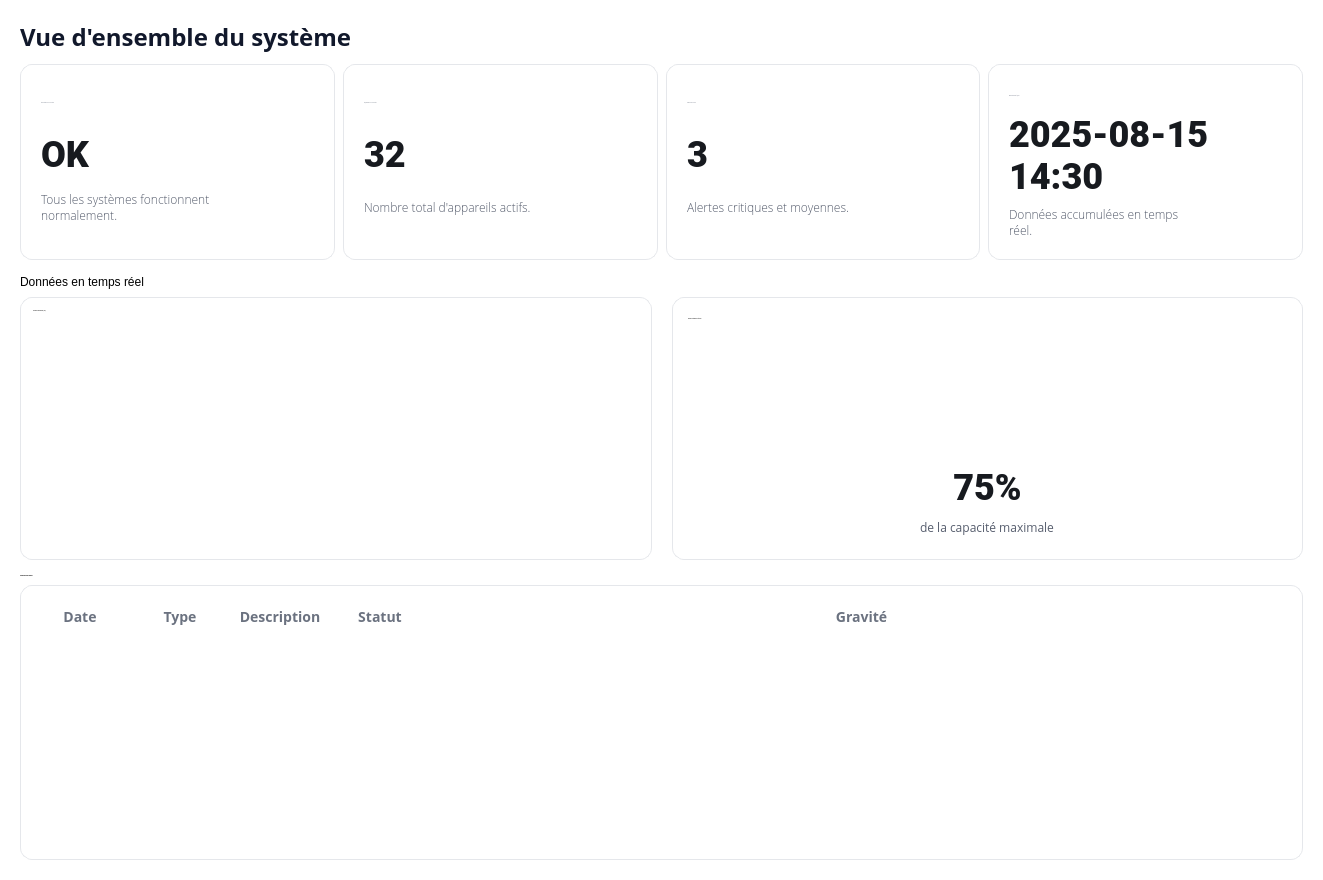
<?xml version="1.0" encoding="UTF-8"?>
<ui version="4.0">
 <class>MainWindow</class>
 <widget class="QMainWindow" name="MainWindow">
  <property name="geometry">
   <rect>
    <x>0</x>
    <y>0</y>
    <width>1323</width>
    <height>880</height>
   </rect>
  </property>
  <property name="windowTitle">
   <string>ONDA - Supervision VHF</string>
  </property>
  <property name="styleSheet">
   <string notr="true">#scrollArea {
background-color: #FFFFFF;
}

/* --- Contenu Principal --- */
#mainContent {
	background-color: #FFFFFF;
	padding: 1px;
}

#titleLabel {
	font-family: Source Sans Pro; 
	font-size: 24px;
	font-weight: 700;
	color: #171A1F;
}

/* --- Cartes --- */
.QFrame {
	background-color: #FFFFFF;
	border-radius: 12px;
	border: 1px solid #E5E7EB;
}

.cardTitleLabel {
	font-family: Roboto; 
	font-size: 20px; 
	font-weight: 700; 
	color: #171A1F;
	padding-bottom: 5px;
}

.dataLabel {
	font-family: Roboto; 
	font-size: 20px; 
	font-weight: 600; 
	color: #171A1F; 
}

.dataValue {
	font-family: Open Sans; 
	font-size: 12px; 
	font-weight: 600; 
	color: #565D6D; 
}

/* --- Graphes --- */
#chartPlaceholder {
	background-color: #F9FAFB;
	border-radius: 8px;
	border: 1px dashed #D1D5DB;
}
</string>
  </property>
  <widget class="QWidget" name="centralwidget">
   <layout class="QHBoxLayout" name="horizontalLayout" stretch="0">
    <property name="spacing">
     <number>0</number>
    </property>
    <property name="leftMargin">
     <number>0</number>
    </property>
    <property name="topMargin">
     <number>0</number>
    </property>
    <property name="rightMargin">
     <number>0</number>
    </property>
    <property name="bottomMargin">
     <number>0</number>
    </property>
    <item>
     <widget class="QWidget" name="mainContent" native="true">
      <layout class="QVBoxLayout" name="verticalLayout_3" stretch="0,0">
       <property name="spacing">
        <number>10</number>
       </property>
       <property name="leftMargin">
        <number>20</number>
       </property>
       <property name="topMargin">
        <number>20</number>
       </property>
       <property name="rightMargin">
        <number>5</number>
       </property>
       <property name="bottomMargin">
        <number>20</number>
       </property>
       <item>
        <widget class="QFrame" name="headerFrame">
         <property name="styleSheet">
          <string notr="true">border: none;</string>
         </property>
         <property name="frameShape">
          <enum>QFrame::Shape::NoFrame</enum>
         </property>
         <property name="frameShadow">
          <enum>QFrame::Shadow::Plain</enum>
         </property>
         <layout class="QHBoxLayout" name="horizontalLayout_2">
          <property name="leftMargin">
           <number>0</number>
          </property>
          <property name="topMargin">
           <number>0</number>
          </property>
          <property name="rightMargin">
           <number>0</number>
          </property>
          <property name="bottomMargin">
           <number>0</number>
          </property>
          <item>
           <widget class="QLabel" name="titleLabel">
            <property name="font">
             <font>
              <family>Source Sans Pro</family>
              <pointsize>-1</pointsize>
              <bold>true</bold>
             </font>
            </property>
            <property name="styleSheet">
             <string notr="true">color: #11182B;</string>
            </property>
            <property name="text">
             <string>Vue d'ensemble du système</string>
            </property>
           </widget>
          </item>
          <item>
           <spacer name="horizontalSpacer">
            <property name="orientation">
             <enum>Qt::Orientation::Horizontal</enum>
            </property>
            <property name="sizeHint" stdset="0">
             <size>
              <width>40</width>
              <height>20</height>
             </size>
            </property>
           </spacer>
          </item>
         </layout>
        </widget>
       </item>
       <item>
        <widget class="QScrollArea" name="scrollArea">
         <property name="styleSheet">
          <string notr="true">/* Optional: Pour un look plus propre, on enlève la bordure du ScrollArea */
QScrollArea {
	border: none;
}</string>
         </property>
         <property name="horizontalScrollBarPolicy">
          <enum>Qt::ScrollBarPolicy::ScrollBarAsNeeded</enum>
         </property>
         <property name="widgetResizable">
          <bool>true</bool>
         </property>
         <widget class="QWidget" name="scrollAreaWidgetContents_5">
          <property name="geometry">
           <rect>
            <x>0</x>
            <y>0</y>
            <width>1298</width>
            <height>801</height>
           </rect>
          </property>
          <property name="styleSheet">
           <string notr="true">background-color: #FFFFFF;</string>
          </property>
          <layout class="QVBoxLayout" name="verticalLayout_10">
           <property name="spacing">
            <number>10</number>
           </property>
           <property name="leftMargin">
            <number>0</number>
           </property>
           <property name="topMargin">
            <number>0</number>
           </property>
           <property name="rightMargin">
            <number>0</number>
           </property>
           <property name="bottomMargin">
            <number>0</number>
           </property>
           <item>
            <widget class="QWidget" name="widget" native="true">
             <layout class="QHBoxLayout" name="horizontalLayout_4">
              <property name="spacing">
               <number>8</number>
              </property>
              <property name="leftMargin">
               <number>0</number>
              </property>
              <property name="topMargin">
               <number>0</number>
              </property>
              <property name="rightMargin">
               <number>15</number>
              </property>
              <property name="bottomMargin">
               <number>0</number>
              </property>
              <item>
               <widget class="QFrame" name="statusCard">
                <property name="styleSheet">
                 <string notr="true"/>
                </property>
                <property name="frameShape">
                 <enum>QFrame::Shape::StyledPanel</enum>
                </property>
                <property name="frameShadow">
                 <enum>QFrame::Shadow::Raised</enum>
                </property>
                <layout class="QVBoxLayout" name="verticalLayout_4">
                 <property name="spacing">
                  <number>8</number>
                 </property>
                 <property name="leftMargin">
                  <number>20</number>
                 </property>
                 <property name="topMargin">
                  <number>15</number>
                 </property>
                 <property name="rightMargin">
                  <number>20</number>
                 </property>
                 <property name="bottomMargin">
                  <number>30</number>
                 </property>
                 <item>
                  <widget class="QFrame" name="frame_3">
                   <property name="styleSheet">
                    <string notr="true">border: none;</string>
                   </property>
                   <property name="frameShape">
                    <enum>QFrame::Shape::NoFrame</enum>
                   </property>
                   <property name="frameShadow">
                    <enum>QFrame::Shadow::Plain</enum>
                   </property>
                   <layout class="QHBoxLayout" name="horizontalLayout_6">
                    <property name="spacing">
                     <number>0</number>
                    </property>
                    <property name="leftMargin">
                     <number>0</number>
                    </property>
                    <property name="topMargin">
                     <number>0</number>
                    </property>
                    <property name="rightMargin">
                     <number>0</number>
                    </property>
                    <property name="bottomMargin">
                     <number>0</number>
                    </property>
                    <item>
                     <widget class="QLabel" name="label_2">
                      <property name="font">
                       <font>
                        <family>Open Sans</family>
                        <pointsize>-1</pointsize>
                        <fontweight>DemiBold</fontweight>
                       </font>
                      </property>
                      <property name="styleSheet">
                       <string notr="true">color: #6B7280;</string>
                      </property>
                      <property name="text">
                       <string>ÉTAT GÉNÉRAL DU SYSTÈME</string>
                      </property>
                      <property name="class" stdset="0">
                       <string>dataValue</string>
                      </property>
                     </widget>
                    </item>
                    <item>
                     <spacer name="horizontalSpacer_5">
                      <property name="orientation">
                       <enum>Qt::Orientation::Horizontal</enum>
                      </property>
                      <property name="sizeType">
                       <enum>QSizePolicy::Policy::Preferred</enum>
                      </property>
                      <property name="sizeHint" stdset="0">
                       <size>
                        <width>40</width>
                        <height>20</height>
                       </size>
                      </property>
                     </spacer>
                    </item>
                    <item>
                     <widget class="QLabel" name="label_19">
                      <property name="styleSheet">
                       <string notr="true">padding-top: 5px;</string>
                      </property>
                      <property name="text">
                       <string/>
                      </property>
                      <property name="pixmap">
                       <pixmap resource="../assets/icons.qrc">:/icons/icons/shield-check.svg</pixmap>
                      </property>
                     </widget>
                    </item>
                   </layout>
                  </widget>
                 </item>
                 <item>
                  <widget class="QLabel" name="label_3">
                   <property name="font">
                    <font>
                     <family>Roboto</family>
                     <pointsize>-1</pointsize>
                     <bold>true</bold>
                    </font>
                   </property>
                   <property name="styleSheet">
                    <string notr="true">font-family: Roboto; 
font-size: 36px; 
font-weight: 700; 
color: #171A1F;</string>
                   </property>
                   <property name="text">
                    <string>OK</string>
                   </property>
                  </widget>
                 </item>
                 <item>
                  <widget class="QLabel" name="label_4">
                   <property name="font">
                    <font>
                     <family>Open Sans</family>
                     <pointsize>-1</pointsize>
                     <fontweight>ExtraLight</fontweight>
                    </font>
                   </property>
                   <property name="styleSheet">
                    <string notr="true">width: 216px; 
font-family: Open Sans; 
font-size: 12px; 
line-height: 20px; 
font-weight: 200; 
color: #565D6D;</string>
                   </property>
                   <property name="text">
                    <string>Tous les systèmes fonctionnent
normalement.</string>
                   </property>
                  </widget>
                 </item>
                </layout>
               </widget>
              </item>
              <item>
               <widget class="QFrame" name="equipmentsCard">
                <property name="styleSheet">
                 <string notr="true"/>
                </property>
                <property name="frameShape">
                 <enum>QFrame::Shape::StyledPanel</enum>
                </property>
                <property name="frameShadow">
                 <enum>QFrame::Shadow::Raised</enum>
                </property>
                <layout class="QVBoxLayout" name="verticalLayout_5">
                 <property name="spacing">
                  <number>8</number>
                 </property>
                 <property name="leftMargin">
                  <number>20</number>
                 </property>
                 <property name="topMargin">
                  <number>15</number>
                 </property>
                 <property name="rightMargin">
                  <number>20</number>
                 </property>
                 <property name="bottomMargin">
                  <number>30</number>
                 </property>
                 <item>
                  <widget class="QFrame" name="frame_4">
                   <property name="styleSheet">
                    <string notr="true">border: none;</string>
                   </property>
                   <property name="frameShape">
                    <enum>QFrame::Shape::NoFrame</enum>
                   </property>
                   <property name="frameShadow">
                    <enum>QFrame::Shadow::Plain</enum>
                   </property>
                   <layout class="QHBoxLayout" name="horizontalLayout_7">
                    <property name="spacing">
                     <number>0</number>
                    </property>
                    <property name="leftMargin">
                     <number>0</number>
                    </property>
                    <property name="topMargin">
                     <number>0</number>
                    </property>
                    <property name="rightMargin">
                     <number>0</number>
                    </property>
                    <property name="bottomMargin">
                     <number>0</number>
                    </property>
                    <item>
                     <widget class="QLabel" name="label_5">
                      <property name="font">
                       <font>
                        <family>Open Sans</family>
                        <pointsize>-1</pointsize>
                        <fontweight>DemiBold</fontweight>
                       </font>
                      </property>
                      <property name="styleSheet">
                       <string notr="true">color: #6B7280;</string>
                      </property>
                      <property name="text">
                       <string>ÉQUIPEMENTS CONNECTÉS</string>
                      </property>
                      <property name="class" stdset="0">
                       <string>dataValue</string>
                      </property>
                     </widget>
                    </item>
                    <item>
                     <spacer name="horizontalSpacer_4">
                      <property name="orientation">
                       <enum>Qt::Orientation::Horizontal</enum>
                      </property>
                      <property name="sizeType">
                       <enum>QSizePolicy::Policy::Preferred</enum>
                      </property>
                      <property name="sizeHint" stdset="0">
                       <size>
                        <width>40</width>
                        <height>20</height>
                       </size>
                      </property>
                     </spacer>
                    </item>
                    <item>
                     <widget class="QLabel" name="label_20">
                      <property name="styleSheet">
                       <string notr="true">padding-top: 5px;</string>
                      </property>
                      <property name="text">
                       <string/>
                      </property>
                      <property name="pixmap">
                       <pixmap resource="../assets/icons.qrc">:/icons/icons/list-check.svg</pixmap>
                      </property>
                     </widget>
                    </item>
                   </layout>
                  </widget>
                 </item>
                 <item>
                  <widget class="QLabel" name="label_6">
                   <property name="font">
                    <font>
                     <family>Roboto</family>
                     <pointsize>-1</pointsize>
                     <bold>true</bold>
                    </font>
                   </property>
                   <property name="styleSheet">
                    <string notr="true">font-family: Roboto; 
font-size: 36px; 
font-weight: 700; 
color: #171A1F;</string>
                   </property>
                   <property name="text">
                    <string>32</string>
                   </property>
                  </widget>
                 </item>
                 <item>
                  <widget class="QLabel" name="label_7">
                   <property name="font">
                    <font>
                     <family>Open Sans</family>
                     <pointsize>-1</pointsize>
                     <fontweight>ExtraLight</fontweight>
                    </font>
                   </property>
                   <property name="styleSheet">
                    <string notr="true">width: 216px; 
font-family: Open Sans; 
font-size: 12px; 
line-height: 20px; 
font-weight: 200; 
color: #565D6D;</string>
                   </property>
                   <property name="text">
                    <string>Nombre total d'appareils actifs.</string>
                   </property>
                  </widget>
                 </item>
                </layout>
               </widget>
              </item>
              <item>
               <widget class="QFrame" name="alertsCard">
                <property name="styleSheet">
                 <string notr="true"/>
                </property>
                <property name="frameShape">
                 <enum>QFrame::Shape::StyledPanel</enum>
                </property>
                <property name="frameShadow">
                 <enum>QFrame::Shadow::Raised</enum>
                </property>
                <layout class="QVBoxLayout" name="verticalLayout_6">
                 <property name="spacing">
                  <number>8</number>
                 </property>
                 <property name="leftMargin">
                  <number>20</number>
                 </property>
                 <property name="topMargin">
                  <number>15</number>
                 </property>
                 <property name="rightMargin">
                  <number>20</number>
                 </property>
                 <property name="bottomMargin">
                  <number>30</number>
                 </property>
                 <item>
                  <widget class="QFrame" name="frame_5">
                   <property name="styleSheet">
                    <string notr="true">border: none;</string>
                   </property>
                   <property name="frameShape">
                    <enum>QFrame::Shape::NoFrame</enum>
                   </property>
                   <property name="frameShadow">
                    <enum>QFrame::Shadow::Plain</enum>
                   </property>
                   <layout class="QHBoxLayout" name="horizontalLayout_8">
                    <property name="spacing">
                     <number>0</number>
                    </property>
                    <property name="leftMargin">
                     <number>0</number>
                    </property>
                    <property name="topMargin">
                     <number>0</number>
                    </property>
                    <property name="rightMargin">
                     <number>0</number>
                    </property>
                    <property name="bottomMargin">
                     <number>0</number>
                    </property>
                    <item>
                     <widget class="QLabel" name="label_8">
                      <property name="font">
                       <font>
                        <family>Open Sans</family>
                        <pointsize>-1</pointsize>
                        <fontweight>DemiBold</fontweight>
                       </font>
                      </property>
                      <property name="styleSheet">
                       <string notr="true">color: #6B7280;</string>
                      </property>
                      <property name="text">
                       <string>ALERTES EN COURS</string>
                      </property>
                      <property name="class" stdset="0">
                       <string>dataValue</string>
                      </property>
                     </widget>
                    </item>
                    <item>
                     <spacer name="horizontalSpacer_3">
                      <property name="orientation">
                       <enum>Qt::Orientation::Horizontal</enum>
                      </property>
                      <property name="sizeType">
                       <enum>QSizePolicy::Policy::Preferred</enum>
                      </property>
                      <property name="sizeHint" stdset="0">
                       <size>
                        <width>40</width>
                        <height>20</height>
                       </size>
                      </property>
                     </spacer>
                    </item>
                    <item>
                     <widget class="QLabel" name="label_21">
                      <property name="styleSheet">
                       <string notr="true">padding-top: 5px;</string>
                      </property>
                      <property name="text">
                       <string/>
                      </property>
                      <property name="pixmap">
                       <pixmap resource="../assets/icons.qrc">:/icons/icons/alert-triangle_1.svg</pixmap>
                      </property>
                     </widget>
                    </item>
                   </layout>
                  </widget>
                 </item>
                 <item>
                  <widget class="QLabel" name="label_9">
                   <property name="font">
                    <font>
                     <family>Roboto</family>
                     <pointsize>-1</pointsize>
                     <bold>true</bold>
                    </font>
                   </property>
                   <property name="styleSheet">
                    <string notr="true">font-family: Roboto; 
font-size: 36px; 
font-weight: 700; 
color: #171A1F;</string>
                   </property>
                   <property name="text">
                    <string>3</string>
                   </property>
                  </widget>
                 </item>
                 <item>
                  <widget class="QLabel" name="label_10">
                   <property name="font">
                    <font>
                     <family>Open Sans</family>
                     <pointsize>-1</pointsize>
                     <fontweight>ExtraLight</fontweight>
                    </font>
                   </property>
                   <property name="styleSheet">
                    <string notr="true">width: 216px; 
font-family: Open Sans; 
font-size: 12px; 
font-weight: 200; 
color: #565D6D;</string>
                   </property>
                   <property name="text">
                    <string>Alertes critiques et moyennes.</string>
                   </property>
                  </widget>
                 </item>
                </layout>
               </widget>
              </item>
              <item>
               <widget class="QFrame" name="lastUpdateCard">
                <property name="styleSheet">
                 <string notr="true"/>
                </property>
                <property name="frameShape">
                 <enum>QFrame::Shape::StyledPanel</enum>
                </property>
                <property name="frameShadow">
                 <enum>QFrame::Shadow::Raised</enum>
                </property>
                <layout class="QVBoxLayout" name="verticalLayout_7">
                 <property name="spacing">
                  <number>8</number>
                 </property>
                 <property name="leftMargin">
                  <number>20</number>
                 </property>
                 <property name="topMargin">
                  <number>20</number>
                 </property>
                 <property name="rightMargin">
                  <number>20</number>
                 </property>
                 <property name="bottomMargin">
                  <number>20</number>
                 </property>
                 <item>
                  <widget class="QFrame" name="frame_2">
                   <property name="styleSheet">
                    <string notr="true">border: none;</string>
                   </property>
                   <property name="frameShape">
                    <enum>QFrame::Shape::NoFrame</enum>
                   </property>
                   <property name="frameShadow">
                    <enum>QFrame::Shadow::Plain</enum>
                   </property>
                   <layout class="QHBoxLayout" name="horizontalLayout_5">
                    <property name="spacing">
                     <number>0</number>
                    </property>
                    <property name="leftMargin">
                     <number>0</number>
                    </property>
                    <property name="topMargin">
                     <number>0</number>
                    </property>
                    <property name="rightMargin">
                     <number>0</number>
                    </property>
                    <property name="bottomMargin">
                     <number>0</number>
                    </property>
                    <item>
                     <widget class="QLabel" name="label_11">
                      <property name="font">
                       <font>
                        <family>Open Sans</family>
                        <pointsize>-1</pointsize>
                        <fontweight>DemiBold</fontweight>
                       </font>
                      </property>
                      <property name="styleSheet">
                       <string notr="true">color: #6B7280;</string>
                      </property>
                      <property name="text">
                       <string>DERNIÈRE MISE À JOUR</string>
                      </property>
                      <property name="class" stdset="0">
                       <string>dataValue</string>
                      </property>
                     </widget>
                    </item>
                    <item>
                     <spacer name="horizontalSpacer_2">
                      <property name="orientation">
                       <enum>Qt::Orientation::Horizontal</enum>
                      </property>
                      <property name="sizeType">
                       <enum>QSizePolicy::Policy::Preferred</enum>
                      </property>
                      <property name="sizeHint" stdset="0">
                       <size>
                        <width>40</width>
                        <height>20</height>
                       </size>
                      </property>
                     </spacer>
                    </item>
                    <item>
                     <widget class="QLabel" name="label_18">
                      <property name="styleSheet">
                       <string notr="true">padding-top: 5px;</string>
                      </property>
                      <property name="text">
                       <string/>
                      </property>
                      <property name="pixmap">
                       <pixmap resource="../assets/icons.qrc">:/icons/icons/history_1.svg</pixmap>
                      </property>
                     </widget>
                    </item>
                   </layout>
                  </widget>
                 </item>
                 <item>
                  <widget class="QLabel" name="label_12">
                   <property name="font">
                    <font>
                     <family>Roboto</family>
                     <pointsize>-1</pointsize>
                     <bold>true</bold>
                    </font>
                   </property>
                   <property name="styleSheet">
                    <string notr="true">font-family: Roboto; 
font-size: 36px; 
font-weight: 700; 
color: #171A1F;</string>
                   </property>
                   <property name="text">
                    <string>2025-08-15
14:30</string>
                   </property>
                  </widget>
                 </item>
                 <item>
                  <widget class="QLabel" name="label_13">
                   <property name="font">
                    <font>
                     <family>Open Sans</family>
                     <pointsize>-1</pointsize>
                     <fontweight>ExtraLight</fontweight>
                    </font>
                   </property>
                   <property name="styleSheet">
                    <string notr="true">width: 216px; 
font-family: Open Sans; 
font-size: 12px; 
line-height: 20px; 
font-weight: 200; 
color: #565D6D;</string>
                   </property>
                   <property name="text">
                    <string>Données accumulées en temps
réel.</string>
                   </property>
                  </widget>
                 </item>
                </layout>
               </widget>
              </item>
             </layout>
            </widget>
           </item>
           <item>
            <widget class="QWidget" name="widget_2" native="true">
             <layout class="QGridLayout" name="gridLayout_2">
              <property name="leftMargin">
               <number>0</number>
              </property>
              <property name="topMargin">
               <number>5</number>
              </property>
              <property name="rightMargin">
               <number>15</number>
              </property>
              <property name="bottomMargin">
               <number>0</number>
              </property>
              <property name="horizontalSpacing">
               <number>20</number>
              </property>
              <property name="verticalSpacing">
               <number>8</number>
              </property>
              <item row="1" column="0">
               <widget class="QFrame" name="temperatureChartFrame">
                <property name="styleSheet">
                 <string notr="true"/>
                </property>
                <property name="frameShape">
                 <enum>QFrame::Shape::NoFrame</enum>
                </property>
                <property name="frameShadow">
                 <enum>QFrame::Shadow::Plain</enum>
                </property>
                <layout class="QVBoxLayout" name="verticalLayout_8" stretch="0,1">
                 <property name="spacing">
                  <number>8</number>
                 </property>
                 <property name="leftMargin">
                  <number>12</number>
                 </property>
                 <property name="topMargin">
                  <number>12</number>
                 </property>
                 <property name="rightMargin">
                  <number>12</number>
                 </property>
                 <property name="bottomMargin">
                  <number>8</number>
                 </property>
                 <item>
                  <widget class="QLabel" name="label_14">
                   <property name="font">
                    <font>
                     <family>Roboto</family>
                     <pointsize>-1</pointsize>
                     <fontweight>DemiBold</fontweight>
                    </font>
                   </property>
                   <property name="text">
                    <string>Courbe de Température (24h)</string>
                   </property>
                   <property name="class" stdset="0">
                    <string>dataLabel</string>
                   </property>
                  </widget>
                 </item>
                 <item>
                  <widget class="QWidget" name="widget_4" native="true">
                   <layout class="QVBoxLayout" name="verticalLayout_2">
                    <property name="spacing">
                     <number>0</number>
                    </property>
                    <property name="leftMargin">
                     <number>0</number>
                    </property>
                    <property name="topMargin">
                     <number>0</number>
                    </property>
                    <property name="rightMargin">
                     <number>0</number>
                    </property>
                    <property name="bottomMargin">
                     <number>0</number>
                    </property>
                   </layout>
                  </widget>
                 </item>
                </layout>
               </widget>
              </item>
              <item row="0" column="0">
               <widget class="QLabel" name="label">
                <property name="styleSheet">
                 <string notr="true"/>
                </property>
                <property name="text">
                 <string>Données en temps réel</string>
                </property>
                <property name="class" stdset="0">
                 <string>cardTitleLabel</string>
                </property>
               </widget>
              </item>
              <item row="1" column="1">
               <widget class="QFrame" name="powerGaugeFrame">
                <property name="styleSheet">
                 <string notr="true"/>
                </property>
                <property name="frameShape">
                 <enum>QFrame::Shape::NoFrame</enum>
                </property>
                <property name="frameShadow">
                 <enum>QFrame::Shadow::Plain</enum>
                </property>
                <layout class="QVBoxLayout" name="verticalLayout_9">
                 <property name="spacing">
                  <number>8</number>
                 </property>
                 <property name="leftMargin">
                  <number>15</number>
                 </property>
                 <property name="topMargin">
                  <number>10</number>
                 </property>
                 <property name="rightMargin">
                  <number>15</number>
                 </property>
                 <property name="bottomMargin">
                  <number>20</number>
                 </property>
                 <item>
                  <widget class="QLabel" name="label_15">
                   <property name="font">
                    <font>
                     <family>Roboto</family>
                     <pointsize>-1</pointsize>
                     <fontweight>DemiBold</fontweight>
                    </font>
                   </property>
                   <property name="text">
                    <string>Puissance d'Émission Actuelle</string>
                   </property>
                   <property name="class" stdset="0">
                    <string>dataLabel</string>
                   </property>
                  </widget>
                 </item>
                 <item alignment="Qt::AlignmentFlag::AlignHCenter">
                  <widget class="QFrame" name="frame_6">
                   <property name="minimumSize">
                    <size>
                     <width>245</width>
                     <height>120</height>
                    </size>
                   </property>
                   <property name="maximumSize">
                    <size>
                     <width>245</width>
                     <height>120</height>
                    </size>
                   </property>
                   <property name="styleSheet">
                    <string notr="true">background-image: url(:/images/images/gauge.png);
border: none;</string>
                   </property>
                   <property name="frameShape">
                    <enum>QFrame::Shape::StyledPanel</enum>
                   </property>
                   <property name="frameShadow">
                    <enum>QFrame::Shadow::Raised</enum>
                   </property>
                   <layout class="QVBoxLayout" name="verticalLayout">
                    <property name="spacing">
                     <number>0</number>
                    </property>
                    <property name="leftMargin">
                     <number>0</number>
                    </property>
                    <property name="topMargin">
                     <number>66</number>
                    </property>
                    <property name="rightMargin">
                     <number>0</number>
                    </property>
                    <property name="bottomMargin">
                     <number>0</number>
                    </property>
                    <item alignment="Qt::AlignmentFlag::AlignHCenter|Qt::AlignmentFlag::AlignVCenter">
                     <widget class="QLabel" name="label_22">
                      <property name="minimumSize">
                       <size>
                        <width>48</width>
                        <height>48</height>
                       </size>
                      </property>
                      <property name="maximumSize">
                       <size>
                        <width>48</width>
                        <height>48</height>
                       </size>
                      </property>
                      <property name="text">
                       <string/>
                      </property>
                      <property name="pixmap">
                       <pixmap resource="../assets/icons.qrc">:/icons/icons/gauge.svg</pixmap>
                      </property>
                      <property name="scaledContents">
                       <bool>true</bool>
                      </property>
                     </widget>
                    </item>
                   </layout>
                  </widget>
                 </item>
                 <item alignment="Qt::AlignmentFlag::AlignHCenter|Qt::AlignmentFlag::AlignVCenter">
                  <widget class="QLabel" name="gaugeLabel">
                   <property name="font">
                    <font>
                     <family>Roboto</family>
                     <pointsize>-1</pointsize>
                     <bold>true</bold>
                    </font>
                   </property>
                   <property name="styleSheet">
                    <string notr="true">font-family: Roboto; 
font-size: 36px; 
font-weight: 700; 
color: #171A1F;</string>
                   </property>
                   <property name="text">
                    <string>75%</string>
                   </property>
                   <property name="alignment">
                    <set>Qt::AlignmentFlag::AlignCenter</set>
                   </property>
                  </widget>
                 </item>
                 <item alignment="Qt::AlignmentFlag::AlignHCenter|Qt::AlignmentFlag::AlignVCenter">
                  <widget class="QLabel" name="label_16">
                   <property name="font">
                    <font>
                     <family>Open Sans</family>
                     <pointsize>-1</pointsize>
                     <bold>false</bold>
                    </font>
                   </property>
                   <property name="styleSheet">
                    <string notr="true">font-family: Open Sans; 
font-size: 12px; 
font-weight: 400; 
color: #565D6D;</string>
                   </property>
                   <property name="text">
                    <string>de la capacité maximale</string>
                   </property>
                   <property name="alignment">
                    <set>Qt::AlignmentFlag::AlignCenter</set>
                   </property>
                  </widget>
                 </item>
                </layout>
               </widget>
              </item>
             </layout>
            </widget>
           </item>
           <item>
            <widget class="QWidget" name="widget_3" native="true">
             <layout class="QGridLayout" name="gridLayout">
              <property name="leftMargin">
               <number>0</number>
              </property>
              <property name="topMargin">
               <number>5</number>
              </property>
              <property name="rightMargin">
               <number>15</number>
              </property>
              <property name="bottomMargin">
               <number>0</number>
              </property>
              <property name="horizontalSpacing">
               <number>20</number>
              </property>
              <property name="verticalSpacing">
               <number>8</number>
              </property>
              <item row="1" column="0">
               <widget class="QFrame" name="frame">
                <property name="styleSheet">
                 <string notr="true"/>
                </property>
                <property name="frameShape">
                 <enum>QFrame::Shape::StyledPanel</enum>
                </property>
                <property name="frameShadow">
                 <enum>QFrame::Shadow::Raised</enum>
                </property>
                <layout class="QHBoxLayout" name="horizontalLayout_3">
                 <item>
                  <widget class="QTableWidget" name="tableWidget">
                   <property name="styleSheet">
                    <string notr="true">QTableWidget {
	width: 1058px; 
	height: 329.5px; 
	border: none;
	gridline-color: #E5E7EB;
	font-family: Inter;
	font-size: 10pt;
	border-radius: 6px;
	opacity: 1;
}

QHeaderView::section {
	font-family: Open Sans; 
	font-size: 14px; 
	font-weight: 500; 
	color: #565D6D; 
}

QHeaderView::section {
	background-color: transparent;
	border: none;
	padding: 10px;
	font-weight: bold;
	color: #6B7280;
	text-align: left;
}

QTableWidget::item {
	padding: 15px 10px;
	font-family: Open Sans; 
	font-size: 14px; 
	font-weight: 400; 
	color: #171A1F; 
}
</string>
                   </property>
                   <property name="editTriggers">
                    <set>QAbstractItemView::EditTrigger::NoEditTriggers</set>
                   </property>
                   <property name="alternatingRowColors">
                    <bool>true</bool>
                   </property>
                   <property name="selectionMode">
                    <enum>QAbstractItemView::SelectionMode::NoSelection</enum>
                   </property>
                   <property name="showGrid">
                    <bool>true</bool>
                   </property>
                   <property name="sortingEnabled">
                    <bool>true</bool>
                   </property>
                   <attribute name="horizontalHeaderVisible">
                    <bool>true</bool>
                   </attribute>
                   <attribute name="horizontalHeaderCascadingSectionResizes">
                    <bool>false</bool>
                   </attribute>
                   <attribute name="horizontalHeaderStretchLastSection">
                    <bool>true</bool>
                   </attribute>
                   <attribute name="verticalHeaderVisible">
                    <bool>false</bool>
                   </attribute>
                   <column>
                    <property name="text">
                     <string>Date</string>
                    </property>
                   </column>
                   <column>
                    <property name="text">
                     <string>Type</string>
                    </property>
                   </column>
                   <column>
                    <property name="text">
                     <string>Description</string>
                    </property>
                   </column>
                   <column>
                    <property name="text">
                     <string>Statut</string>
                    </property>
                   </column>
                   <column>
                    <property name="text">
                     <string>Gravité</string>
                    </property>
                   </column>
                  </widget>
                 </item>
                </layout>
               </widget>
              </item>
              <item row="0" column="0">
               <widget class="QLabel" name="label_17">
                <property name="font">
                 <font>
                  <family>Roboto</family>
                  <pointsize>-1</pointsize>
                  <bold>true</bold>
                 </font>
                </property>
                <property name="text">
                 <string>Journal des alertes récentes</string>
                </property>
                <property name="class" stdset="0">
                 <string>cardTitleLabel</string>
                </property>
               </widget>
              </item>
             </layout>
            </widget>
           </item>
          </layout>
         </widget>
        </widget>
       </item>
      </layout>
     </widget>
    </item>
   </layout>
  </widget>
 </widget>
 <resources>
  <include location="../assets/icons.qrc"/>
 </resources>
 <connections/>
</ui>
